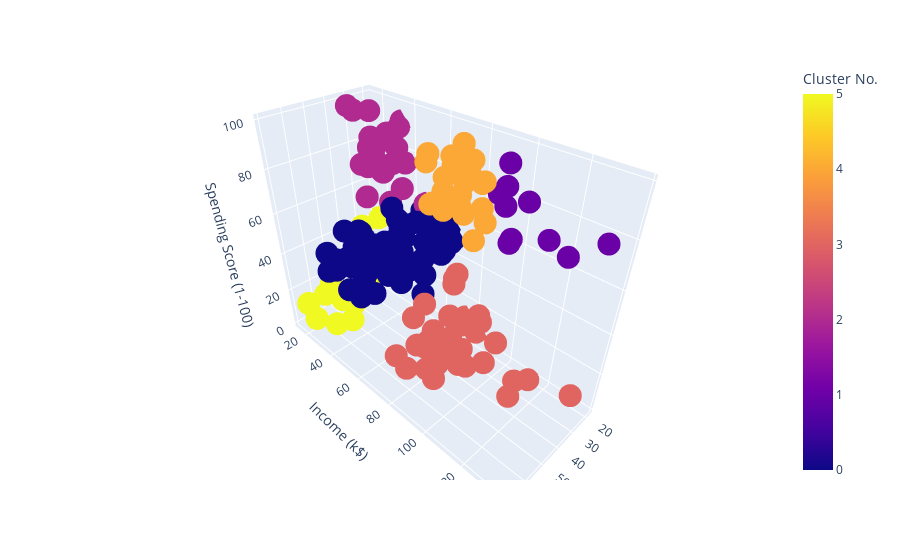

Source (notebook cell):
### Code cell
fig = xp.scatter_3d(df,x='Age',y='Income (k$)',z='Spending Score (1-100)',color='Cluster No.')
fig.show()

### Figure 1 — Plotly figure (JSON) as saved in the notebook; plotly's stock layout.template omitted (floating-point values rounded to 4 significant figures; data arrays with more than 128 entries replaced by an {"elided": "..."} marker saying what was removed)
{"data": [{"hovertemplate": "Age=%{x}<br>Income (k$)=%{y}<br>Spending Score (1-100)=%{z}<br>Cluster No.=%{marker.color}<extra></extra>", "legendgroup": "", "marker": {"color": {"elided": "200 int values"}, "coloraxis": "coloraxis", "symbol": "circle"}, "mode": "markers", "name": "", "scene": "scene", "showlegend": false, "type": "scatter3d", "x": {"elided": "200 int values"}, "y": {"elided": "200 int values"}, "z": {"elided": "200 int values"}}], "layout": {"coloraxis": {"colorbar": {"title": {"text": "Cluster No."}}, "colorscale": [[0, "#0d0887"], [0.1111, "#46039f"], [0.2222, "#7201a8"], [0.3333, "#9c179e"], [0.4444, "#bd3786"], [0.5556, "#d8576b"], [0.6667, "#ed7953"], [0.7778, "#fb9f3a"], [0.8889, "#fdca26"], [1, "#f0f921"]]}, "legend": {"tracegroupgap": 0}, "margin": {"t": 60}, "scene": {"domain": {"x": [0, 1], "y": [0, 1]}, "xaxis": {"title": {"text": "Age"}}, "yaxis": {"title": {"text": "Income (k$)"}}, "zaxis": {"title": {"text": "Spending Score (1-100)"}}}}}
